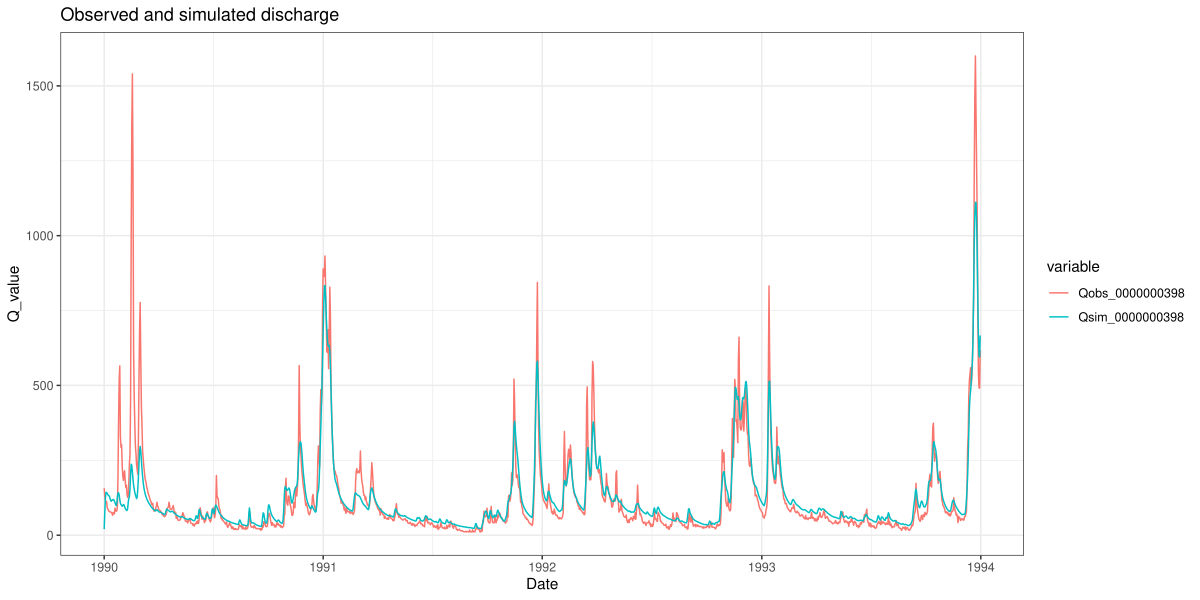

Generate this figure with R:
library(data.table)
library(dplyr)
library(ggplot2)

#read data into data table
dt_time <- fread("file.txt")
dt_time
str(dt_time)

#Convert day, month and year to date format
dt_time <- dt_time %>%
  mutate(
    Date = as.Date(paste(Year, Mon, Day, sep = '-'))
  )

#Prepare data
dt_time <- dt_time[,c(7,5,6)]
dt_time_long <- melt(data = dt_time, id.vars = 'Date',
                     variable.name = 'variable',
                     value.name = 'Q_value')

#plot time series
p1 <- ggplot(data = dt_time_long) +
  geom_line(aes(x = Date, y = Q_value, colour = variable))+
  labs(title = "Observed and simulated discharge")+
  theme_bw()

#Save plot as pdf
ggsave("./timeseries.pdf", width =  12, height = 6, p1)
